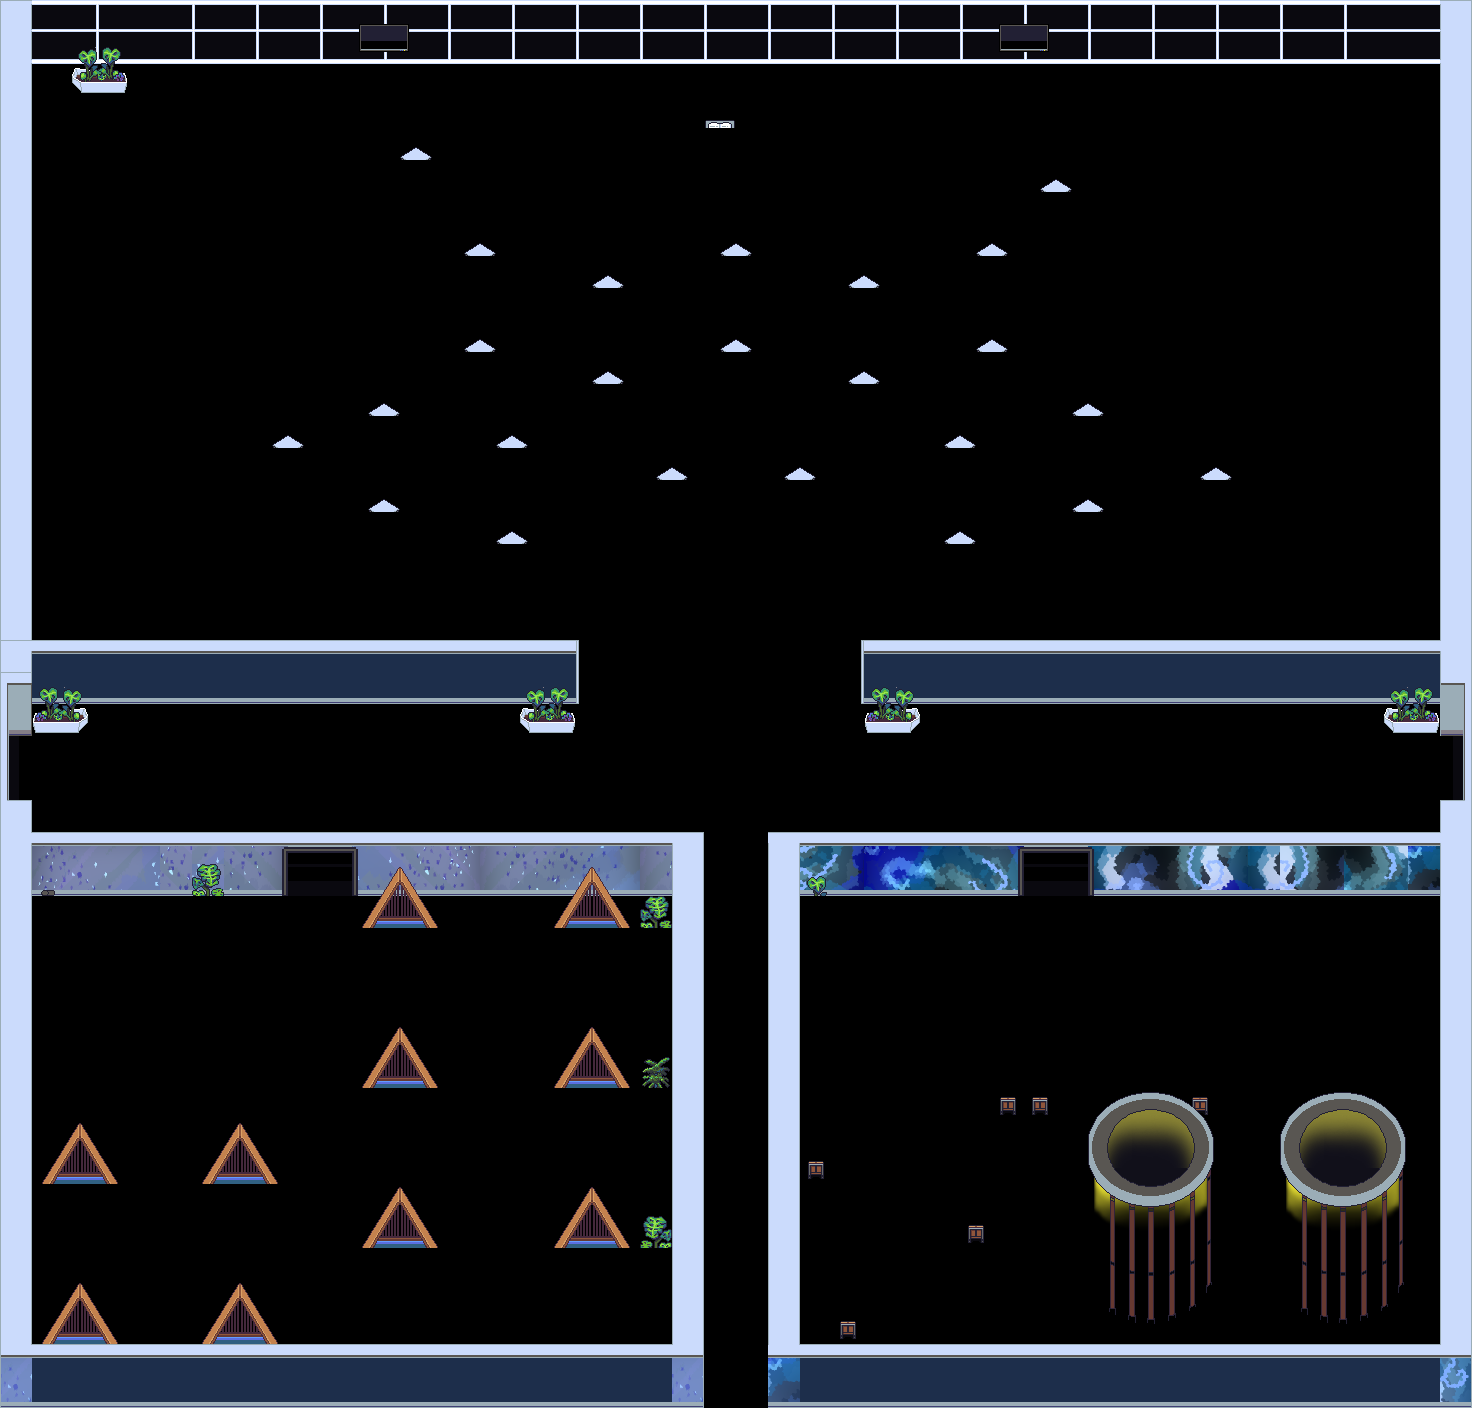

A level layout from a 2D game, rendered from its tile map. Below: a short description, then the map file with tile-grid data replaced by summaries:
An orthogonal 46x44 tile map with 32x32 px tiles, 3 tile layers (wall art, walls 1, fg 1), 7 hidden layers not drawn, 7 tilesets.

<map version="1.4" tiledversion="1.4.2" orientation="orthogonal" renderorder="right-down" width="46" height="44" tilewidth="32" tileheight="32" infinite="0" nextlayerid="18" nextobjectid="1">
 <tileset firstgid="1" source="slack furn.tsx" />
 <tileset firstgid="626" source="../../tilesets/Gather Floors 1.x.tsx" />
 <tileset firstgid="3186" source="../../tilesets/Gather Chairs 1.x.tsx" />
 <tileset firstgid="3586" source="../../tilesets/Gather Tables 1.x.tsx" />
 <tileset firstgid="4392" source="../../tilesets/Gather Plants 1.x.tsx" />
 <tileset firstgid="5192" source="../../tilesets/Gather Decoration 1.x.tsx" />
 <tileset firstgid="10952" source="../../tilesets/Gather Shadows 1.x.tsx" />
 <group id="10" name="BG" visible="0">
  <layer id="4" name="bg image" width="46" height="44">
   <data>[2024 cells, 88 non-empty, 20 distinct tile ids]</data>
  </layer>
  <layer id="3" name="floors 1" width="46" height="44">
   <data>[2024 cells, 1820 non-empty, 13 distinct tile ids]</data>
  </layer>
  <layer id="6" name="floors 2" width="46" height="44">
   <data>[2024 cells, 438 non-empty, 16 distinct tile ids]</data>
  </layer>
  <layer id="5" name="floors 3" width="46" height="44">
   <data>[2024 cells, 315 non-empty, 24 distinct tile ids]</data>
  </layer>
  <layer id="7" name="Furn 1" width="46" height="44">
   <data>[2024 cells, 386 non-empty, 106 distinct tile ids]</data>
  </layer>
  <layer id="13" name="furn 2" width="46" height="44">
   <data>[2024 cells, 109 non-empty, 14 distinct tile ids]</data>
  </layer>
  <layer id="8" name="desktop 1" width="46" height="44">
   <data>[2024 cells, 7 non-empty, 7 distinct tile ids]</data>
  </layer>
 </group>
 <group id="11" name="FG">
  <layer id="16" name="wall art" width="46" height="44">
   <data>[2024 cells, 80 non-empty, 38 distinct tile ids]</data>
  </layer>
  <layer id="1" name="walls 1" width="46" height="44">
   <data>[2024 cells, 448 non-empty, 51 distinct tile ids]</data>
  </layer>
  <layer id="9" name="fg 1" width="46" height="44">
   <data>[2024 cells, 226 non-empty, 57 distinct tile ids]</data>
  </layer>
 </group>
</map>
